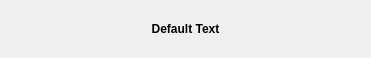
<?xml version="1.0" encoding="UTF-8"?>
<ui version="4.0">
 <class>popup</class>
 <widget class="QWidget" name="popup">
  <property name="geometry">
   <rect>
    <x>0</x>
    <y>0</y>
    <width>371</width>
    <height>58</height>
   </rect>
  </property>
  <property name="windowTitle">
   <string>Form</string>
  </property>
  <layout class="QHBoxLayout" name="horizontalLayout">
   <item>
    <widget class="QLabel" name="text">
     <property name="font">
      <font>
       <weight>75</weight>
       <bold>true</bold>
      </font>
     </property>
     <property name="text">
      <string>Default Text</string>
     </property>
     <property name="alignment">
      <set>Qt::AlignCenter</set>
     </property>
    </widget>
   </item>
  </layout>
 </widget>
 <resources/>
 <connections/>
</ui>
